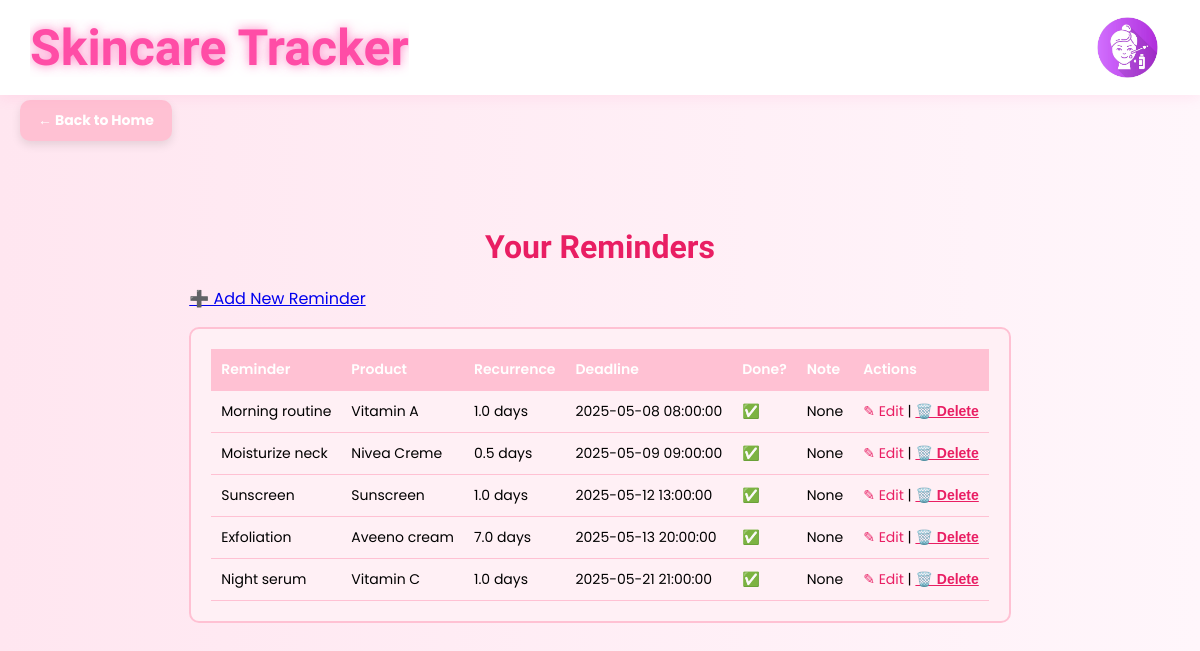
The app's page /reminder/ (signed in), older data.
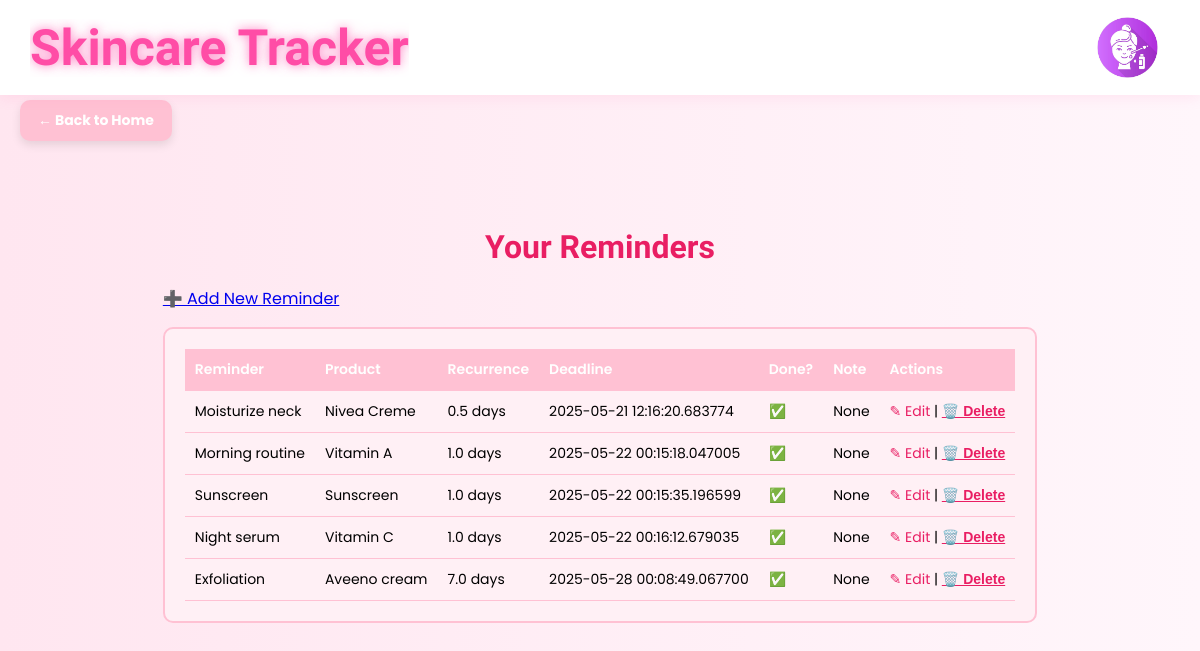
The same page, newer data.
### tables this page shows
CREATE TABLE Reminders (
    reminder_id INTEGER PRIMARY KEY AUTOINCREMENT,
    reminder_type TEXT,
    alarm_date DATETIME,
    recurrence FLOAT,  
    reminder_note TEXT,  
    user_id INTEGER NOT NULL,
    product_id INTEGER,
    FOREIGN KEY (user_id) REFERENCES Users(user_id),
    FOREIGN KEY (product_id) REFERENCES Products(product_id)
);

CREATE TABLE Products (
    product_id INTEGER PRIMARY KEY AUTOINCREMENT,
    product_name TEXT NOT NULL,
    type TEXT,
    amazon_link TEXT,
    directions TEXT,
    shelflife INTEGER,
    ingredients TEXT,
    product_pic TEXT, 
    user_id INTEGER REFERENCES Users(user_id)
);

### routes/reminder_routes.py (the view)
@reminder_bp.route("/reminder")
@reminder_bp.route("/")
def view_reminder():
    user_id = session.get("user_id", 1)
    db = __import__("app").app.get_db_connection()
    entries = db.execute(
        """
        SELECT R.*, P.product_name
        FROM Reminders R LEFT JOIN Products P ON R.product_id = P.product_id
        WHERE R.user_id = ?
        ORDER BY R.alarm_date ASC
        """,
        (user_id,),
    ).fetchall()
    db.close()
    return render_template("reminder.html", reminders=entries)

### app.py (called while the page is built)
def get_db_connection():
    conn = sqlite3.connect(st_db)
    conn.row_factory = sqlite3.Row
    return conn

### templates/reminder/reminder.html (shortened to what this page needs)
{% extends "base.html" %}
{% block content %}
<a href="/homepage" class="corner-back-btn">← Back to Home</a>
<div class="reminders-page">
    <h1 class="reminders-title">Your Reminders</h1>
    <a href="reminder/add" class="btn btn-primary mt-4">➕ Add New Reminder</a>
    <div class="reminder-table-wrapper mt-4">
        <div class="reminder-table">
            <table>
                <thead>
                    <tr>
                        <th>Reminder</th>
                        <th>Product</th>
                        <th>Recurrence</th>
                        <th>Deadline</th>
                        <th>Done?</th>
                        <th>Note</th>
                        <th>Actions</th>
                    </tr>
                </thead>
                <tbody>
                    {% if reminders %}
                    {% for r in reminders %}
                    <tr class="reminder {% if r.completed %}completed{% endif %}">
                        <td>{{ r.reminder_type|capitalize }} </td>
                        <td>{{ r.product_name }}</td>
                        <td> {{ r.recurrence }} days</td>
                        <td>{{ r.alarm_date }}</td>
                        <td><a href="reminder/update/{{ r.reminder_id }}">✅</a></td>
                        <td>{{ r.reminder_note }}</td>
                        <td>
                            <a href="reminder/edit/{{ r.reminder_id }}">✎ Edit</a> |
                            <form method="POST" action="delete/{{ r.reminder_id }}" style="display:inline;"
                                onsubmit="return confirm('Are you sure you want to delete this product?');">
                                <button type="submit" class="delete-btn">🗑️ Delete</button>
                            </form>
                        </td>
                    </tr>
                    {% endfor %}
                    {% else %}
                    <p>No reminders found.</p>
                    {% endif %}
                </tbody>
            </table>
        </div>
    </div>
</div>
{% endblock %}

### templates/base.html (shortened to what this page needs)
<!DOCTYPE html>
<html lang="en">
<head>
    <link rel="stylesheet" href="{{ url_for('static', filename='css/style.css') }}">
</head>
<body>
<div class="navbar">
    <h2 id="topTitle" onclick="window.location.href = '/';">Skincare Tracker</h2>
    <br>
    {% if session.get('user_id') %}
    <div class="user-dropdown">
        <img src="{{ url_for('static', filename='images/skincare-user-icon.png') }}" alt="User" class="user-icon" onclick="toggleDropdown()">
    </div>
    {% endif %}
</div>
<div class="container">
    {% block content %}{% endblock %}
</div>
</body>
</html>

### static/css/style.css (style rules this page uses)
body { font-family: 'Poppins', sans-serif; background: linear-gradient(to right, #ffe6f0, #fff6fb); margin: 0; padding: 0; }
.navbar { background-color: #ffffff; padding: 15px 30px; box-shadow: 0 4px 12px rgba(255, 105, 180, 0.1); display: flex; align-items: center; justify-content: space-between; position: sticky; top: 0; z-index: 10; }
.navbar { z-index: 10; position: relative; }
.navbar h2 { margin: 0; font-size: 50px; font-family: 'Dancing Script', cursive; font-weight: 700; color: #ff4da6; position: relative; overflow: hidden; animation: sparkleReveal 2s ease-out forwards; }
.navbar h2::after { content: ""; position: absolute; top: 0; left: -100%; width: 100%; height: 100%; background: url("../images/sparkle-overlay.gif") no-repeat center; background-size: cover; animation: sparkleSwipe 2s forwards; pointer-events: none; }
.container { display: flex; justify-content: center; align-items: center; height: 80vh; gap: 50px; position: relative; z-index: 1; }
.user-dropdown { position: relative; display: flex; align-items: center; margin-left: auto; margin-right: 10px; }
.user-icon { width: 65px; height: 65px; object-fit: cover; border-radius: 50%; cursor: pointer; transition: transform 0.2s ease-in-out; }
.delete-btn { background: none; border: none; color: #ff5c8a; cursor: pointer; font-size: 1em; padding: 0; text-decoration: underline; }
.corner-back-btn { position: fixed; top: 100px; left: 20px; background-color: #ffc1d3; color: white; font-weight: bold; padding: 10px 18px; border-radius: 10px; text-align: center; text-decoration: none; font-size: 14px; z-index: 999; box-shadow: 0 4px 10px rgba(0, 0, 0, 0.1); transition: background 0.2s ease-in-out; }

### templates/reminder/reminder.html (style rules this page uses)
.reminders-page { padding: 30px; }
.reminders-title { text-align: center; font-family: 'Dancing Script', cursive; color: #e91e63; font-size: 32px; margin-bottom: 20px; }
.reminder-table-wrapper { max-height: 500px; overflow-y: auto; border-radius: 10px; border: 2px solid #ffc1d3; background: #fff0f5; padding: 20px; }
.reminder-table table { width: 100%; border-collapse: collapse; font-family: 'Poppins', sans-serif; font-size: 14px; }
.reminder-table th, .reminder-table td { border-bottom: 1px solid #ffc1d3; padding: 10px; text-align: left; vertical-align: top; }
.reminder-table th { background-color: #ffc1d3; color: white; font-weight: 600; }
.reminder-table td a { color: #e91e63; text-decoration: none; }
.reminder-table .delete-btn { background: none; color: #e91e63; border: none; font-weight: bold; cursor: pointer; }
.corner-back-btn { position: fixed; top: 100px; left: 20px; background-color: #ffc1d3; color: white; font-weight: bold; padding: 10px 18px; border-radius: 10px; text-align: center; text-decoration: none; font-size: 14px; z-index: 999; box-shadow: 0 4px 10px rgba(0, 0, 0, 0.1); transition: background 0.2s ease-in-out; }

Row changes from the older to the newer data that the page shows:
changed Reminders "Moisturize neck": alarm_date "2025-05-09 09:00:00" → "2025-05-21 12:16:20.683774"; moves up the list
changed Reminders "Morning routine": alarm_date "2025-05-08 08:00:00" → "2025-05-22 00:15:18.047005"
changed Reminders "Sunscreen": alarm_date "2025-05-12 13:00:00" → "2025-05-22 00:15:35.196599"
changed Reminders "Night serum": alarm_date "2025-05-21 21:00:00" → "2025-05-22 00:16:12.679035"; moves up the list
changed Reminders "Exfoliation": alarm_date "2025-05-13 20:00:00" → "2025-05-28 00:08:49.067700"
